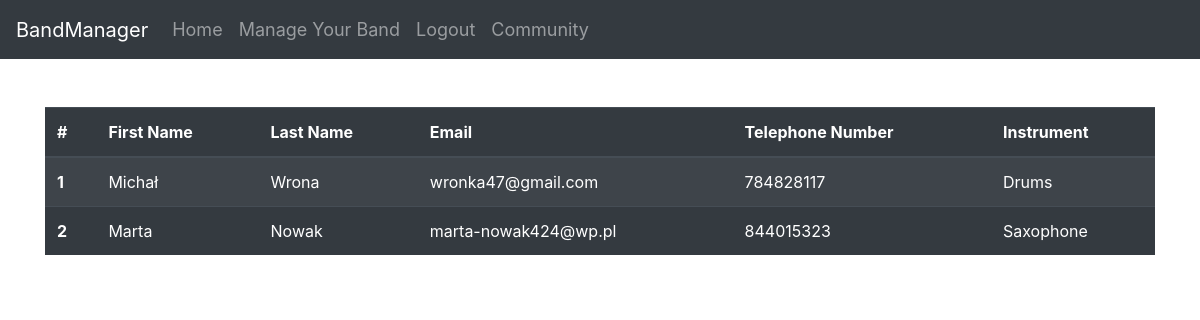
Page /community (signed in) on the earlier database version.
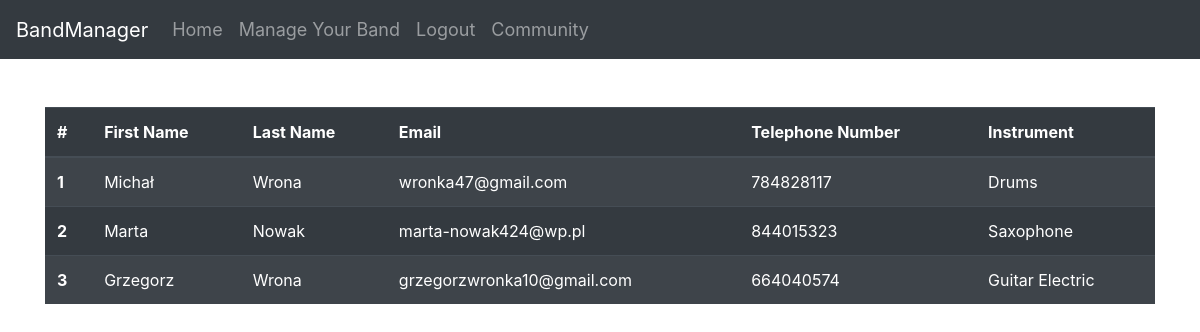
Same page on the later database version.
### website/models.py (models this page shows)
class User(db.Model, UserMixin):
    id = db.Column(db.Integer, primary_key=True, unique=True)
    first_name = db.Column(db.String(150))
    surname = db.Column(db.String(150))
    email = db.Column(db.String(150), unique=True)
    password = db.Column(db.String(150))
    telephone_number = db.Column(db.Integer)
    instrument = db.Column(db.String(150))
    band_id = db.Column(db.Integer)
    wallet = db.Column(db.Integer, default=0)
    band = db.relationship('Band')
    messages = db.relationship('Message')

### website/views.py (the view)
@views.route('/community', methods=['GET'])
@login_required
def community_show():
    users = User.query.all()
    return render_template('community.html', user=current_user, users=users)

### website/templates/community.html (shortened to what this page needs)
{% extends "base.html" %}
{% block content %}
<br></br>
<table class="table table-striped table-dark">
    <thead class="thead-dark">
      <tr>
        <th scope="col">#</th>
        <th scope="col">First Name</th>
        <th scope="col">Last Name </th>
        <th scope="col">Email</th>
        <th scope="col">Telephone Number</th>
        <th scope="col">Instrument</th>
      </tr>
    </thead>
    <tbody>
    {% for user in users %}
        <tr>
            <th scope="row">{{user.id}}</th>
            <td>{{user.first_name}}</td>
            <td>{{user.surname}}</td>
            <td>{{user.email}}</td>
            <td>{{user.telephone_number}}</td>
            <td>{{user.instrument}}</td>
        </tr>
    {% endfor %}
    </tbody>
  </table>
{% endblock %}

### website/templates/base.html (shortened to what this page needs)
<!DOCTYPE html>
<html lang="en">
<head>
  <link rel="stylesheet" href="https://maxcdn.bootstrapcdn.com/bootstrap/4.5.2/css/bootstrap.min.css">
</head>
<body>
  <nav class="navbar navbar-expand-md bg-dark navbar-dark">
    <a class="navbar-brand" href="/">BandManager</a>
    <div class="collapse navbar-collapse" id="collapsibleNavbar" style="font-size: 18px;">
      <ul class="navbar-nav">
        {% if user.is_authenticated %}
          <li class="nav-item">
            <a class="nav-link" href="/" id="home">Home</a>
          </li>
          <li class="nav-item">
            <a class="nav-link" href="/manage-your-band" id="manage_your_band">Manage Your Band</a>
          </li>
          <li class="nav-item">
            <a class="nav-link" href="/logout" id="logout">Logout</a>
          </li>
          <li class="nav-item">
            <a class="nav-link" href="/community" id="community">Community</a>
          </li>
        {% endif %}
      </ul>
    </div>
  </nav>
<div class="container">
{% block content %}
{% endblock %}
</div>
</body>
</html>

Differences in the rows shown:
added User: id "3", first_name "Grzegorz", surname "Wrona", email "grzegorzwronka10@gmail.com", telephone_number "664040574", instrument "Guitar Electric"
